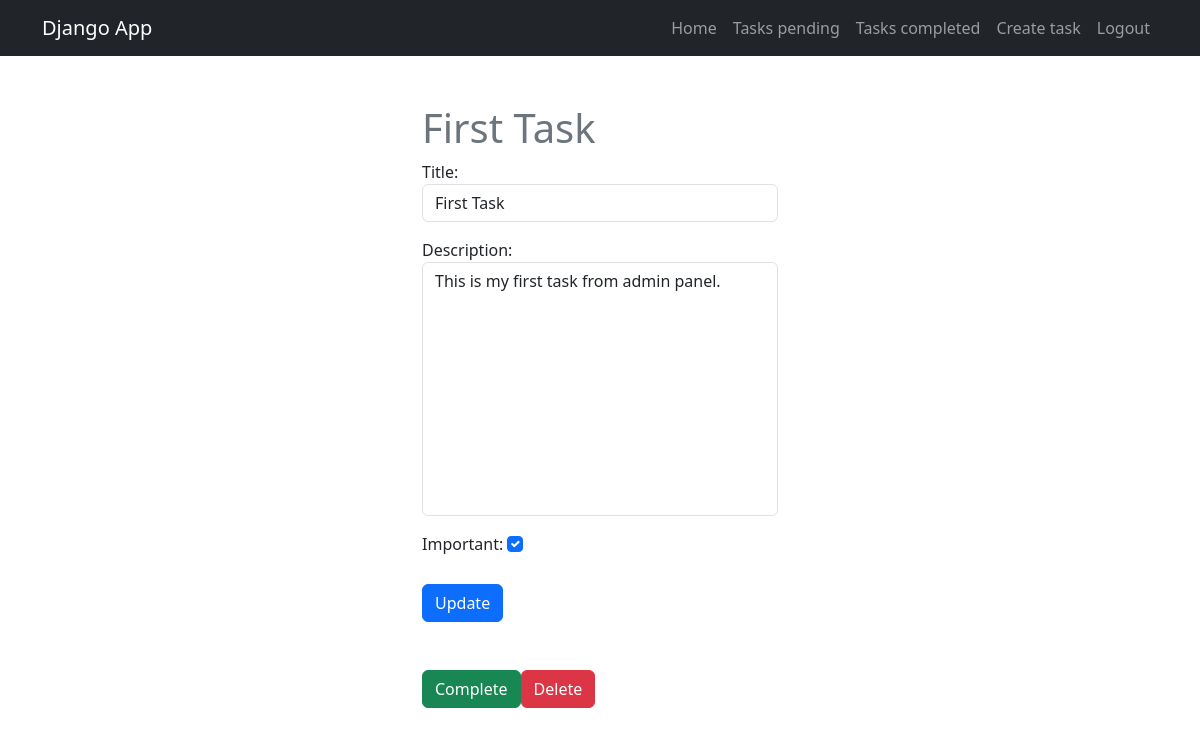
Page /tasks/1/ (signed in) on the committed database.
### tasks/models.py (models this page shows, shortened)
class Tasks(models.Model):
    title = models.CharField(max_length=100)
    description = models.TextField(blank=True)
    created = models.DateTimeField(auto_now_add=True)
    datecompleted = models.DateTimeField(null=True)
    important = models.BooleanField(default=False)
    user = models.ForeignKey(User, on_delete=models.CASCADE)

### tasks/views.py (the view, shortened to what this page needs)
# urls.py: path('tasks/<int:task_id>/', views.task_detail, name='task_detail'),
@login_required
def task_detail(request, task_id):
    if request.method == 'GET':
            task = get_object_or_404(Tasks, pk=task_id, user=request.user)
            form = TaskForm(instance=task)
            return render(request, 'task_detail.html', {
                'task': task,
                'form': form
            })

### tasks/form.py
class TaskForm(forms.ModelForm):
    class Meta:
        model = Tasks
        fields = ['title', 'description', 'important']
        widgets = {
            'title': forms.TextInput(attrs={'class': 'form-control mb-3', 'placeholder': 'Write a title'}),
            'description': forms.Textarea(attrs={'class': 'form-control mb-3', 'style': 'resize: none', 'placeholder': 'Write a description'}),
            'important': forms.CheckboxInput(attrs={'class': 'form-check-input m-auto mb-3 mt-1'}),
        }

### tasks/templates/task_detail.html (shortened to what this page needs)
{% extends 'base.html' %}
{% block content %}
    <main class="container">
        <div class="row">
            <div class="col-md-4 offset-md-4 mt-5">
                <h1 class="text-secondary">{{task.title}}</h1>
                <form method="POST">
                    {{form.as_p}}
                    <button class="btn btn-primary">
                        Update
                    </button>
                </form>
                <div class="d-flex mt-5">
                    <form action="{% url 'complete_task' task.id %}" method="POST">
                        <button class="btn btn-success">
                            Complete
                        </button>
                    </form>
                    <form action="{% url 'delete_task' task.id %}" method="POST">
                        <button class="btn btn-danger">
                            Delete
                        </button>
                    </form>
                </div>
            </div>
        </div>
    </main>
{% endblock %}

### rows in the picture
Tasks: title "First Task", description "This is my first task from admin panel.", important "☑"
